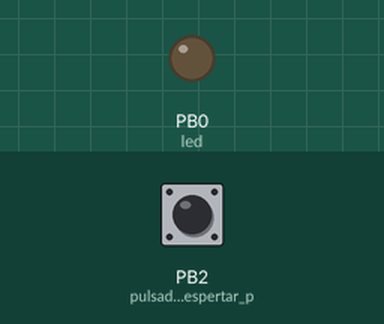
This sketch was run on a simulated ATtiny85, built with avr-gcc and run on an emulated ATtiny85. On the bench: output pins drawn as LEDs (lit = HIGH). The test bench sets the inputs (shaded band); at power-on: PB2 (pulsador_para_despertar_p) HIGH. Sleep ends after the set time or at an interrupt.

Above: at 1.2 s.
1.3 s: PB2 (pulsador_para_despertar_p) pulled LOW for 1 s
At 1.36 s:
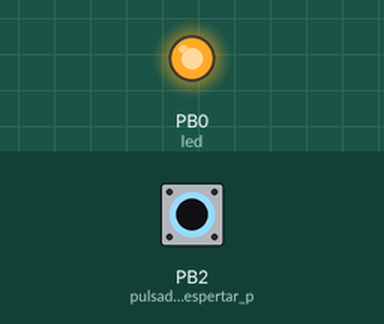
4.3 s: PB2 (pulsador_para_despertar_p) pulled LOW for 3.2 s
Timing chart, 0 to 9.1 s (numbered marks = the images above; inputs shaded):
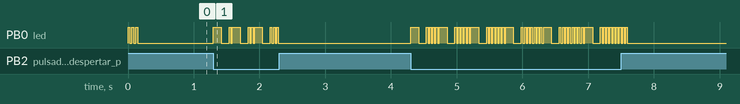

The sketch:

Sleep_INT0_Pin7.ino
```cpp
/*******************************************************************************************************************************************************************************
 * *****************************************************************************************************************************************************************************
 *
 * Pondremos a dormir el Attiny, en modo  SLEEP_MODE_PWR_DOWN. Este modo es el que consume menos ya que deshabilita casi todos los relojes
 * a excepción del Watchdog y solo puede despertar por INT0,Pin Change int (PCIE), Condición de inicio por USI (por puerto Serie) o por WatchDog.
 *
 * Despertaremos al Attiny produciendo una interrupción INT0 por nivel bajo con un pulsador en el PIN7 ( PB2 ) del Attiny
 *  *
 * Al encender el micro por primera vez, realizamos ciertas operaciones y me pongo a dormir ( mediante el flag  "interrupcion_ok" controlamos si ha producido una interrupción )
 * Despertaremos por la INT0 a nivel bajo ( asíncrono, no necesitamos del reloj ppal, por lo q podremos pararlo y no nos impidirá despertar con esta interrupción )
 * Una vez despertamos haremos lo que necesitemos y volveremos a dormir esperando otra int INT0.
 *
 * Se controla bien cuando están las interrupciones activas para evitar que se produzcan interrupciones incontroladas, solo las queremos para despertar el micro
 * por el pin7
 *
 *
 *                                                             CONSUMO: 0.2 uA durmiendo (Alimentando con Pila CR2032 )
 *
 *                                                             FUSE LOW BYTE:       0x62
 *                                                             FUSE HIGH BYTE :     0xDF
 *                                                             EXTENDED FUSE BYTE:  0xFF
 *                                                             LOCK BIT BYTE:       0xFF
 *
 *
 ******************************************************************************************************************************************************************************
 ******************************************************************************************************************************************************************************/

#include <Arduino.h>
#include <avr/sleep.h>


#define led 0   // led en PB0

//#define adc_disable() bitClear(ADCSRA,ADEN)
//#define adc_enable()  bitSet(ADCSRA,ADEN)
#define adc_disable() (ADCSRA &=~(1 <<ADEN))   // ADEN = 7   1 << 7  = >  1000_0000 invertido = > 0111_1111  esto AND con lo que había lo q hace es poner a 0 el bit ADEN  ADEN=0
#define adc_enable() (ADCSRA |= (1 <<ADEN))    //                         1000_0000 or con ADCSRA =>  ADEN =1

#define Calib_ms 49                            // 49 ciclos for = 1ms ( a una frecuencia de 1 MHz )

volatile bool interrupcion_ok = false;         // Uso tipo volatile para que la interrupción no le afecte


//************************************************************************************************************************************************************************
//************************************************************************************************************************************************************************
void setup() {

  cli();  // Si Deshabilito interrupciones, delay() ya no funcionará y si lo uso no se comportará correctamente pq usa las interrupciones de los timers --> uso una función DelMs(donde calibro aprox los ms )
  pinMode(led,OUTPUT);
  //pinMode(PB1,INPUT_PULLUP);
  pinMode(PB2,INPUT_PULLUP);              //pulsador para despertar por INT0
  //pinMode(PB3,INPUT_PULLUP);
  //pinMode(PB4,INPUT_PULLUP);
  pinMode(PB5,INPUT_PULLUP);             //Pulsador Reset


  bitSet(GIMSK,INT0);                             // GIMSK (  INT0=1  PCIE = 0 ) Configuro INterrupción INT0 ( puerto PB2 = pin7 )
  bitClear(GIMSK,PCIE);
  bitClear(MCUCR,ISC00);                          // MCUCR ( ICSC00 = 0  ISC01 = 0  Activo por nivel bajo la interrupción INT0 )
  bitClear(MCUCR,ISC01);

 }

//*****************************************************************************************************************************************************************************
//*****************************************************************************************************************************************************************************
void loop() {

   static unsigned int cuenta_int=0;

  //********************* Aquí pondré todo lo q tiene q hacer antes de ir a dormir **************************
  //******** evitaré interrupciones pq quiero q haga todo lo que quiera sin q se active la rutina de int ****

  if( interrupcion_ok == false){                         //Primera vez q se alimenta o después de un Reset
    cuenta_int=0;
    interrupcion_ok=false;
    for(int i=0; i<3; i++){ Parpadea_led(250); }
  }
  else{                                                 //Aquí solo entra si viene de una interrupción INT0 ( controlado por flag  interrupcion_ok = false o true )
                                                        //Aquí haré todo lo que quiera hacer tras haber despertado por INT0
    cuenta_int++;                                        //actualizo cuenta y flag de interrupción
    interrupcion_ok=false;

    Parpadea_led(1000);                                  //Hago todo lo q quiera tras ocurrir la interrución q me despertó
    for (int i=0;i<cuenta_int; i++){
      Parpadea_led(200);
    }

   //********************************* Ahora ya lo duermo *************************************************
   //******************************************************************************************************
  }

    A_Dormir();                               // solo despierta por int  INT0, aquí habilitaré int para poder despertar por INT0
                                              // al volver de la interrupción, las interrupciones se activan solas --> sei() por lo q si quiero seguir controlando
                                              // q no se produzcan interr, debo desactivarlas.
    cli();    //importante, si no las desactivo puedo producir una INT0 en cualquier parte del código y prefiero tenerlo controlado y que solo se produzca para despertar
              // el Attiny

}

//************************************************************************************************************
//************************************************************************************************************

//Uso esta función para producir unos retrasos artificiales, sin interrupciones, solo por tiempo usado
//en los bucles for

void DelMs(unsigned int milisg){                         // Nota: las variables de los bucles for se definen como "volatile"
  for (volatile int i=0; i<milisg; i++){                 //Pq si se produjese una interrupción a mitad del for, al volver de la interrupción sigue por donde se quedó ( no pierde la cuenta del for )
    for(volatile int j=0; j<Calib_ms; j++){             //este bucle se calibra para que dure aprox 1 ms
      //x bucles/msg   200msg  == 200 veces * x         // unos 49-50 bucles tardan 1 ms ( a 1MHz ) se puede ajsutar con la variable "Calib_ms"
    }
  }
}

//*************************************************************************************************************
void A_Dormir(){

  bitSet(PRR,PRUSI);                              //Reloj del USI off
  adc_disable();                                  //Antes de dormir desactivo ADC
  set_sleep_mode(SLEEP_MODE_PWR_DOWN);            //y configuro Modo en el que voy a dormir
  sei();                //Habilito int antes de ponerme a dormir pq si no, no podré despertarlo ( salvo reset o apagarlo )
  sleep_enable();       //solo habilitaré int aquí para poder despertar por INT0
  sleep_cpu();
}

//*************************************************************************************************************
void Parpadea_led(int tiempo){
  digitalWrite(led,HIGH); DelMs(tiempo); digitalWrite(led,LOW); DelMs(tiempo);
}


//**************************************************************************************************************
ISR(INT0_vect)
{
  cli();                 //Aseguro int desactivadas para q no se produzca ninguna otra mientras estoy en esta int
  interrupcion_ok=true;  //actualizo Flag
  //cuenta_int++;        // aquí no funciona bien ( aunque sea volatile )
  //cuando sale de la interrupción, se activa automáticamente la interrupción  --> sei()  Ojo con esto.
}
```
